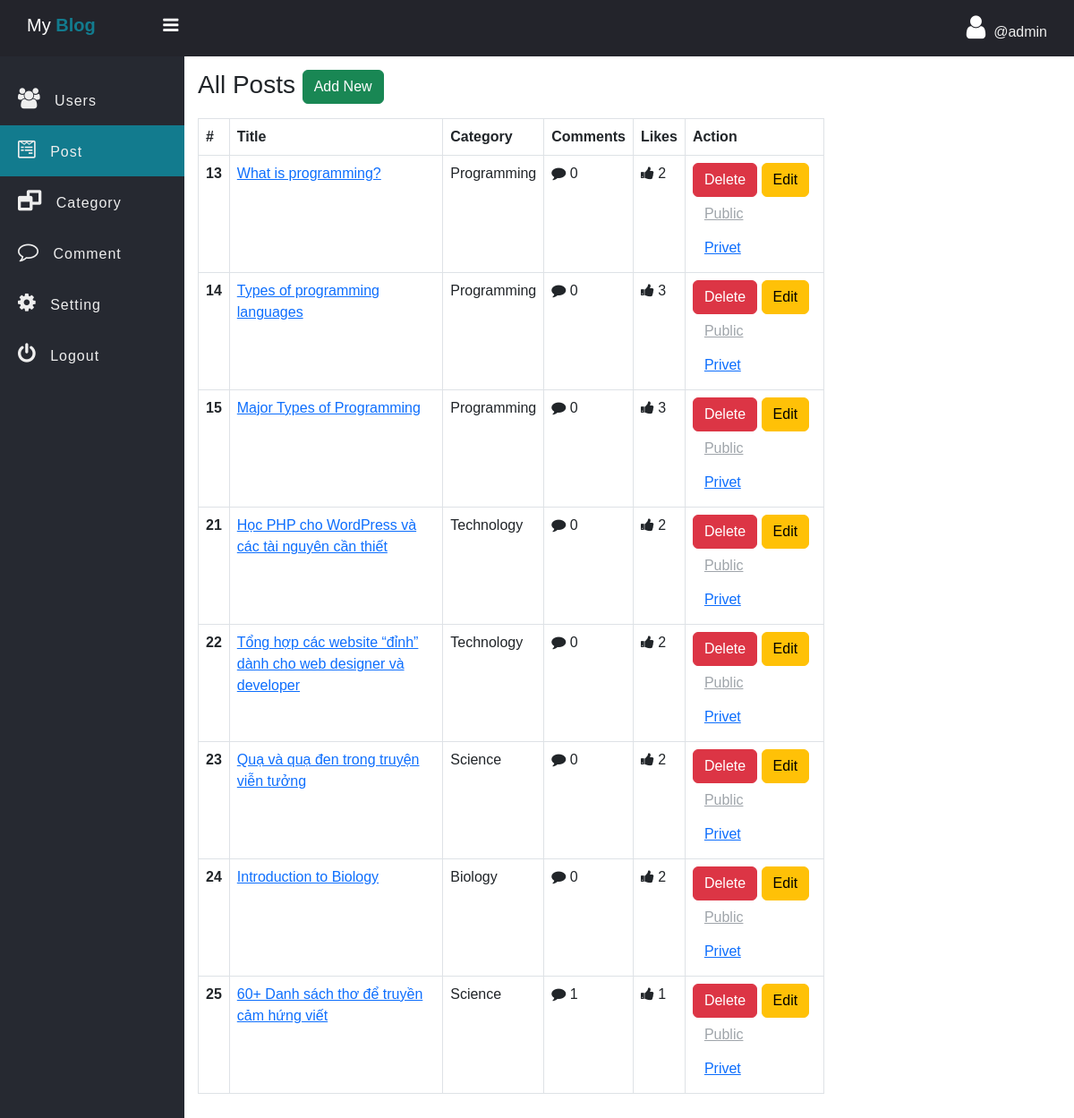
Page /blog/admin/Post.php (signed in) on the committed database.
### tables this page shows
CREATE TABLE `post` (
  `post_id` int NOT NULL AUTO_INCREMENT,
  `post_title` varchar(5000) NOT NULL,
  `post_text` text NOT NULL,
  `category_id` varchar(255) NOT NULL,
  `publish` int NOT NULL DEFAULT '1',
  `cover_url` varchar(255) NOT NULL DEFAULT 'default.jpg',
  `crated_at` datetime NOT NULL DEFAULT CURRENT_TIMESTAMP,
  PRIMARY KEY (`post_id`)
);

CREATE TABLE `category` (
  `id` int NOT NULL AUTO_INCREMENT,
  `category` varchar(127) NOT NULL,
  PRIMARY KEY (`id`)
);

### blog/admin/model/Post.php (called while the page is built, shortened)
<?php
function getAllDeep($conn){
   $sql = "SELECT * FROM post";
   $stmt = $conn->prepare($sql);
   $stmt->execute();
   if($stmt->rowCount() >= 1){
         $data = $stmt->fetchAll();
         return $data;
   }else {
       return 0;
   }
}
function getCategoryById($conn, $id){
   $sql = "SELECT * FROM category WHERE id=?";
   $stmt = $conn->prepare($sql);
   $stmt->execute([$id]);
   if($stmt->rowCount() >= 1){
         $data = $stmt->fetch();
         return $data;
   }else {
       return 0;
   }
}

### blog/admin/model/Comment.php (called while the page is built, shortened)
<?php
function CountByPostID($conn, $id){
   $sql = "SELECT * FROM comment WHERE post_id=?";
   $stmt = $conn->prepare($sql);
   $stmt->execute([$id]);
   return $stmt->rowCount();
}
function likeCountByPostID($conn, $id){
   $sql = "SELECT * FROM post_like WHERE post_id=?";
   $stmt = $conn->prepare($sql);
   $stmt->execute([$id]);
   return $stmt->rowCount();
}

### blog/admin/Post.php (the view, shortened to what this page needs)
<?php
if (isset($_SESSION['admin_id']) && isset($_SESSION['username'])) {
 ?>
<!DOCTYPE html>
<html>
<head>
	<link rel="stylesheet" href="https://stackpath.bootstrapcdn.com/font-awesome/4.7.0/css/font-awesome.min.css">
	<link href="https://cdn.jsdelivr.net/npm/bootstrap@5.3.0/dist/css/bootstrap.min.css" rel="stylesheet">
	<link rel="stylesheet" href="../css/side-bar.css">
	<link rel="stylesheet" href="../css/style.css">
</head>
<body>
	<?php
	  include "inc/side-nav.php";
      include_once("model/Post.php");
      include_once("model/Comment.php");
      include_once("../db_conn.php");
      $posts = getAllDeep($conn);
	?>
	 <div class="main-table">
	 	<h3 class="mb-3">All Posts
	 		<a href="post-add.php" class="btn btn-success">Add New</a></h3>
	 	<?php if ($posts != 0) { ?>
	 	<table class="table t1 table-bordered">
		  <thead>
		    <tr>
		      <th scope="col">#</th>
		      <th>Title</th>
		      <th>Category</th>
		      <th>Comments</th>
		      <th>Likes</th>
		      <th>Action</th>
		    </tr>
		  </thead>
		  <tbody>
		  	<?php foreach ($posts as $post) {
		  	$category = getCategoryById($conn, $post['category_id']);
		  	?>
		    <tr>
		      <th scope="row"><?=$post['post_id'] ?></th>
		      <td><a href="single_post.php?post_id=<?=$post['post_id'] ?>"><?=$post['post_title'] ?></a></td>
		      <td>
		      	<?=$category['category']?>
		      </td>
		      <td>
		      	<i class="fa fa-comment" aria-hidden="true"></i>
		        <?php
                    echo CountByPostID($conn, $post['post_id']);
		         ?>
		      </td>
		      <td>
		      	<i class="fa fa-thumbs-up" aria-hidden="true"></i>
		        <?php
                    echo likeCountByPostID($conn, $post['post_id']);
		         ?>
		     </td>
		      <td>
		      	<a href="post-delete.php?post_id=<?=$post['post_id'] ?>" class="btn btn-danger">Delete</a>
		      	<a href="post-edit.php?post_id=<?=$post['post_id'] ?>" class="btn btn-warning">Edit</a>
                <?php
                   if ($post['publish'] == 1) {
                 ?>
		      	<a href="post-publish.php?post_id=<?=$post['post_id'] ?>&publish=1" class="btn btn-link disabled">Public</a>
		      	<a href="post-publish.php?post_id=<?=$post['post_id'] ?>&publish=0" class="btn btn-link " >Privet</a>
		      <?php }else{ ?>
		      	<a href="post-publish.php?post_id=<?=$post['post_id'] ?>&publish=1" class="btn btn-link ">Public</a>
		      	<a href="post-publish.php?post_id=<?=$post['post_id'] ?>&publish=0" class="btn btn-link disabled" >Privet</a>
		      <?php } ?>
		      </td>
		    </tr>
		    <?php } ?>
		  </tbody>
		</table>
	<?php }else{ ?>
		<div class="alert alert-warning">
			Empty!
		</div>
	<?php } ?>
	 </div>
	</section>
	</div>
</body>
</html>
<?php }else {
	header("Location: ../admin-login.php");
	exit;
} ?>

### blog/css/side-bar.css (style rules this page uses)
* { padding: 0; margin: 0; box-sizing: border-box; font-family: arial, sans-serif; }

### blog/css/style.css (style rules this page uses)
.main-table { width: 90%; max-width: 700px; }

### rows in the picture
post: post_id "13", post_title "What is programming?", category.category "Programming", post_id "0", post_id "2"
post: post_id "14", post_title "Types of programming languages", category.category "Programming", post_id "0", post_id "3"
post: post_id "15", post_title "Major Types of Programming", category.category "Programming", post_id "0", post_id "3"
post: post_id "21", post_title "Học PHP cho WordPress và các tài nguyên cần thiết", category.category "Technology", post_id "0", post_id "2"
post: post_id "22", post_title "Tổng hợp các website “đỉnh” dành cho web designer và developer", category.category "Technology", post_id "0", post_id "2"
post: post_id "23", post_title "Quạ và quạ đen trong truyện viễn tưởng", category.category "Science", post_id "0", post_id "2"
post: post_id "24", post_title "Introduction to Biology", category.category "Biology", post_id "0", post_id "2"
post: post_id "25", post_title "60+ Danh sách thơ để truyền cảm hứng viết", category.category "Science", post_id "1"

### other values in the picture
$_SESSION['username'] "admin"
